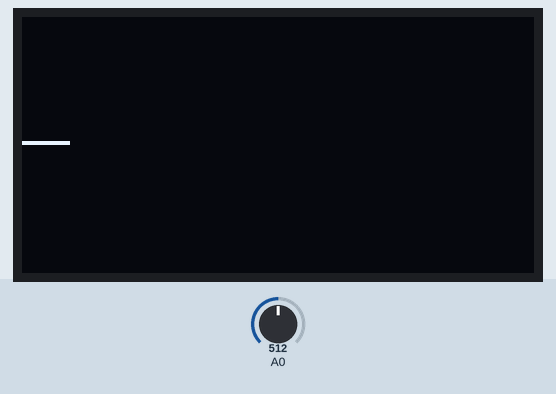
Simulated run of this sketch. Board: Arduino Uno, built with avr-gcc and run on an emulated ATmega328P. Parts: 128×64 one-colour display. The test bench sets the inputs (shaded band); at power-on: A0 = 512.

Above: at 1.2 s.
1.3 s: A0 set to 716
3.1 s: A0 set to 900
At 3.3 s:
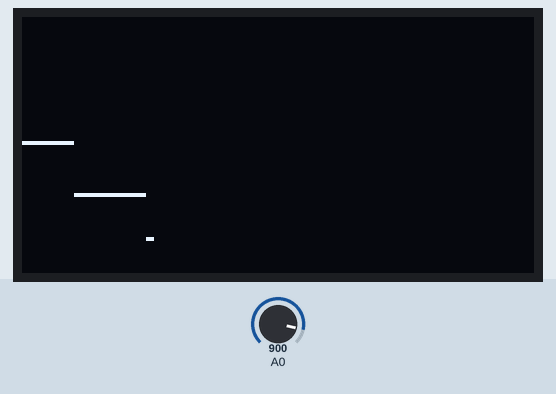
4.6 s: A0 set to 1023
At 4.72 s:
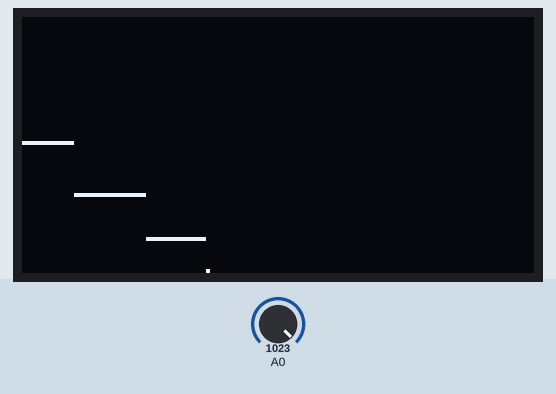

The sketch:

OLED1.ino
```cpp
#include <GyverOLED.h>
GyverOLED<SSD1306_128x64, OLED_NO_BUFFER> oled;

int x;
int y;

void setup() {
  oled.init();        // инициализация
  oled.clear();
  oled.setScale(1);


}
void loop() {
  y = analogRead(A0);
  y = map(y, 0, 1023, 0, 63);
  oled.dot(x, y, 1);
  x++;
  delay(100);
  if(x == 129){
    oled.clear();
    x = 0;
  }
}
```
